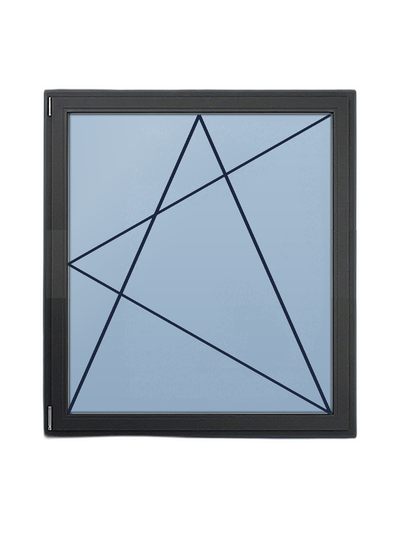
#> input picture img/anschlag-karten/dreh-kipp-links.png, 400 x 535 px; its folder holds only this picture in this run
$ python lighten-anschlag-glass.py ../img/anschlag-karten/dreh-kipp-links.png
#> lines starting #> are read from the running program, lines starting #| are printed output that depends on the picture; after the words box and inside, x2 and y2 are one past the last pixel; in counts of white or black regions, pixels touching at a corner belong together
"""Anschlag-Karten: Glas heller (wie fluegel-karten), Einzeichnungen dunkler.

Workflow:
  1) Weiße Linien (Pfeile, Symbole) per Helligkeits-Filter erkennen → später dunkel überzeichnen
  2) Blaue Glasfläche per Bounding-Box-Maske erkennen → mit hellem Gradient ersetzen
  3) Erkannte weiße Linien überzeichnen mit Dunkelblau #0d2a52
"""
from PIL import Image
import numpy as np
import sys, os, glob

DST_TOP    = np.array([180, 200, 218], dtype=np.float32)
DST_BOTTOM = np.array([138, 165, 190], dtype=np.float32)
LINE_DARK  = np.array([12, 28, 62],   dtype=np.float32)   # #0c1c3e — dunkles Drutex-Blau

TOL = 30


def _open_mask(mask, k=3):
    try:
        from scipy.ndimage import binary_dilation, binary_erosion
        s = np.ones((k, k), dtype=bool)
        m = binary_erosion(mask, structure=s)
        return binary_dilation(m, structure=s)
    except Exception:
        return mask


def _erode(mask, k=3):
    try:
        from scipy.ndimage import binary_erosion
        return binary_erosion(mask, structure=np.ones((k, k), dtype=bool))
    except Exception:
        return mask


def _dilate(mask, k=3):
    try:
        from scipy.ndimage import binary_dilation
        return binary_dilation(mask, structure=np.ones((k, k), dtype=bool))
    except Exception:
        return mask


def _keep_large_components(mask, min_area_ratio=0.01):
    try:
        from scipy.ndimage import label
        labeled, n = label(mask)
        if n == 0:
            return mask
        total = mask.shape[0] * mask.shape[1]
        threshold = max(50, int(total * min_area_ratio))
        sizes = np.bincount(labeled.ravel()); sizes[0] = 0
        keep_ids = np.where(sizes >= threshold)[0]
        if len(keep_ids) == 0:
            return mask
        return np.isin(labeled, keep_ids)
    except Exception:
        return mask


def _expand_to_bbox_per_component(mask, pad=2):
    try:
        from scipy.ndimage import label, find_objects
        labeled, n = label(mask)
        if n == 0:
            return mask
        out = np.zeros_like(mask, dtype=bool)
        slices = find_objects(labeled)
        h, w = mask.shape
        for sl in slices:
            if sl is None: continue
            y0 = max(0, sl[0].start - pad); y1 = min(h, sl[0].stop + pad)
            x0 = max(0, sl[1].start - pad); x1 = min(w, sl[1].stop + pad)
            out[y0:y1, x0:x1] = True
        return out
    except Exception:
        return mask


def _soft_alpha(mask, blur_px=2):
    try:
        from scipy.ndimage import uniform_filter
        return uniform_filter(mask.astype(np.float32), size=blur_px * 2 + 1)
    except Exception:
        return mask.astype(np.float32)


def process(img: Image.Image) -> Image.Image:
    arr = np.array(img.convert("RGBA"), dtype=np.float32)
    rgb = arr[..., :3]
    a   = arr[..., 3:4]
    h, w, _ = arr.shape
    R, G, B = rgb[..., 0], rgb[..., 1], rgb[..., 2]

    # 1) Weiße Linien (Einzeichnungen): sehr hell, neutral (alle 3 Kanäle ähnlich)
    bright = (R + G + B) > 600
    neutral = (np.abs(R - G) < 12) & (np.abs(G - B) < 12)
    line_mask_raw = bright & neutral

    # Linien sind dünn — Open mit kleinem Kernel würde sie weg-erodieren, deshalb skip.
    # Aber: nur Linien INNERHALB des Glasbereichs zählen (nicht externe Highlights am Griff o.ä.)

    # 2) Glas-Pixel (blau-dominant)
    blue_glass = (B > R + 5) & (B > G + 2) & ((R + G + B) > 60)
    if not blue_glass.any():
        return img

    glass_mask = _open_mask(blue_glass, k=3)
    glass_mask = _keep_large_components(glass_mask, min_area_ratio=0.01)
    glass_bbox = _expand_to_bbox_per_component(glass_mask, pad=2)
    glass_mask_inner = _erode(glass_bbox, k=4)

    # Linien sind INSIDE-glass nur dort wo wir auch die Glasfläche umfärben
    line_mask = line_mask_raw & glass_bbox
    # Linien leicht verdicken damit sie nach Recolor klar sichtbar sind
    line_mask = _dilate(line_mask, k=2)

    # 3) Glatter Glas-Gradient
    y_norm = (np.arange(h, dtype=np.float32) / max(1, h - 1))[:, None]
    target = (1.0 - y_norm)[:, :, None] * DST_TOP[None, None, :] \
           + y_norm[:, :, None]        * DST_BOTTOM[None, None, :]
    target = np.broadcast_to(target, rgb.shape).copy()
    xs = np.arange(w, dtype=np.float32) / max(1, w - 1)
    ys = np.arange(h, dtype=np.float32) / max(1, h - 1)
    X, Y = np.meshgrid(xs, ys)
    band = np.clip(1.0 - np.abs((X + Y) - 0.6) * 3.5, 0.0, 1.0) * 0.12
    target = target + band[..., None] * (255.0 - target)

    # 4) Glas-Bereich ersetzen (weiche Edge)
    alpha = _soft_alpha(glass_mask_inner, blur_px=4)[..., None]
    rgb_new = rgb * (1.0 - alpha) + target * alpha

    # 5) Linien überzeichnen — dunkelblau auf hellem Glas
    line_alpha = line_mask.astype(np.float32)[..., None]
    rgb_new = rgb_new * (1.0 - line_alpha) + LINE_DARK[None, None, :] * line_alpha

    out = np.concatenate([np.clip(rgb_new, 0, 255), a], axis=2).astype(np.uint8)
    return Image.fromarray(out, mode="RGBA")


def main():
    root = os.path.dirname(os.path.dirname(os.path.abspath(__file__)))
    dirs = [
        os.path.join(root, "img", "anschlag-karten"),
        os.path.join(root, "img", "anschlag-karten-2f"),
        os.path.join(root, "img", "anschlag-karten-3f"),
        os.path.join(root, "img", "anschlag-karten-1ol"),
    ]
    files = sys.argv[1:]
    if not files:
        for d in dirs:
            files.extend(sorted(glob.glob(os.path.join(d, "*.png"))))
    files = [f for f in files if "_backup" not in f]
    print(f"Verarbeite {len(files)} Bilder")
    for fp in files:
        try:
            img = Image.open(fp)
#> img is the input picture: PIL image 400x535 RGBA; mean R, G, B, A 64.1, 72.6, 80.7, 129.3
            new = process(img)
#> in process, `R, G, B = rgb[..., 0], rgb[..., 1], rgb[..., 2]`:
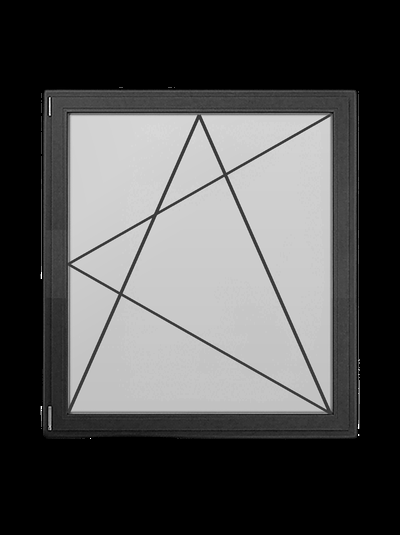
#> B: shape (535, 400) float32; min 0, max 255, mean 80.7
#> in process, `bright = (R + G + B) > 600`:
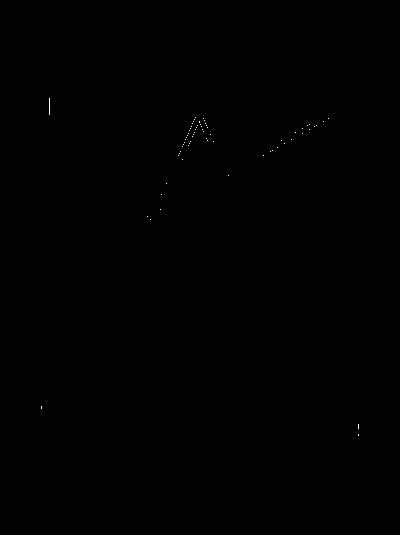
#> bright: shape (535, 400) bool; 0.04% white in thin lines or dots, all inside (x1, y1, x2, y2) = (41, 98, 359, 436)
#> in process, `neutral = (np.abs(R - G) < 12) & (np.abs(G - B) < 12)`:
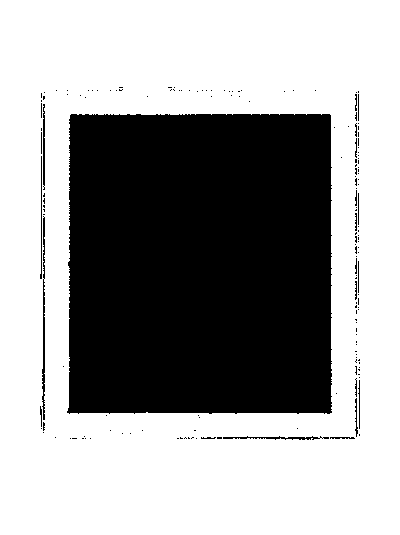
#> neutral: shape (535, 400) bool; 62.6% white; 164 black regions (142 under 20 px), largest, box (x1, y1, x2, y2) and area: (67, 114, 332, 414) 78211, (42, 216, 45, 420) 382, (223, 436, 329, 440) 201
#> in process, `blue_glass = (B > R + 5) & (B > G + 2) & ((R + G + B) > 60)`: blue_glass: shape (535, 400) bool; 39.3% white; 905 white regions (888 under 20 px), largest, box (x1, y1, x2, y2) and area: (65, 113, 337, 423) 79570, (43, 90, 52, 436) 749, (184, 292, 357, 438) 586
#> in _open_mask, `m = binary_erosion(mask, structure=s)`: m: shape (535, 400) bool; 36.5% white; 4 white regions (3 under 20 px), largest, box (x1, y1, x2, y2) and area: (68, 114, 332, 413) 78090
#> in _open_mask, `return binary_dilation(m, structure=s)`: returned value: shape (535, 400) bool; 37.1% white; 4 white regions (2 under 20 px), largest, box (x1, y1, x2, y2) and area: (67, 113, 333, 414) 79352, (43, 416, 46, 425) 27
#> in _keep_large_components, `labeled, n = label(mask)`:
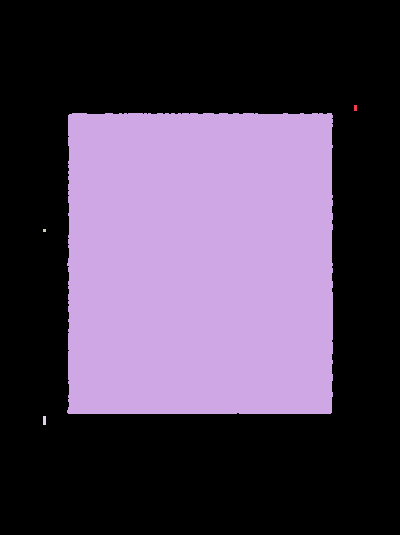
#> labeled: shape (535, 400) int32; 5 distinct labels, from 0 to 4; one colour per label, 0 black
#> in _keep_large_components, `labeled, n = label(mask)`: n = 4
#> in _keep_large_components, `sizes = np.bincount(labeled.ravel())`: sizes = [134594, 18, 79352, 9, 27]
#> in _keep_large_components, `keep_ids = np.where(sizes >= threshold)[0]`: keep_ids = [2]
#> in _keep_large_components, `return np.isin(labeled, keep_ids)`: returned value: shape (535, 400) bool; 37.1% white; 1 white region, box (x1, y1, x2, y2) and area: (67, 113, 333, 414) 79352
#> in _expand_to_bbox_per_component, `labeled, n = label(mask)`: n = 1
#> in _expand_to_bbox_per_component, `slices = find_objects(labeled)`: slices = 1 item
#> the loop in _expand_to_bbox_per_component, `for sl in slices:` made 1 pass
#> (y0, y1, x0, x1) on pass 1: (111, 416, 65, 335)
#> after the loop in _expand_to_bbox_per_component, `for sl in slices:`:
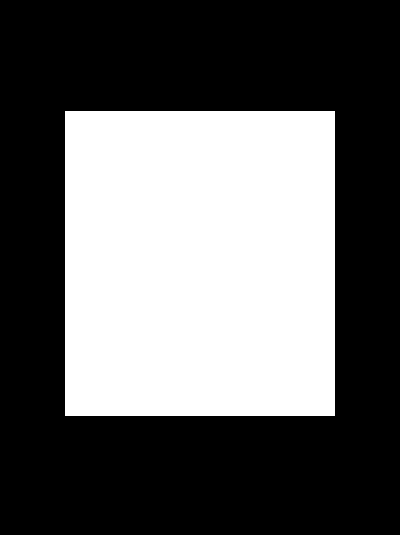
#> out: shape (535, 400) bool; 38.5% white; 1 white region, box (x1, y1, x2, y2) and area: (65, 111, 335, 416) 82350
#> in _erode, `return binary_erosion(mask, structure=np.ones((k, k), dtype=bool))`: returned value: shape (535, 400) bool; 37.7% white; 1 white region, box (x1, y1, x2, y2) and area: (67, 113, 334, 415) 80634
#> in process, `line_mask = line_mask_raw & glass_bbox`: line_mask: shape (535, 400) bool; every value is 0
#> in process, `rgb_new = rgb * (1.0 - alpha) + target * alpha`:
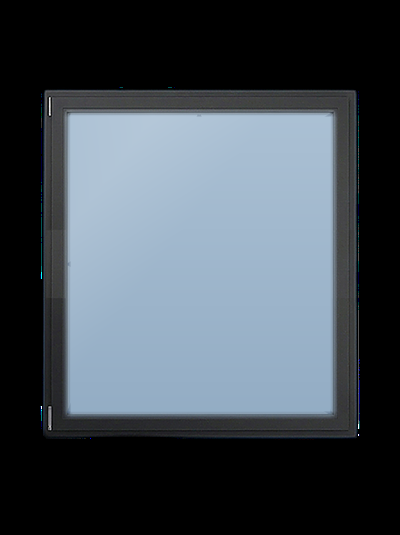
#> rgb_new: shape (535, 400, 3) float32; mean R, G, B 68.5, 77.5, 85.8
#> in process, `line_alpha = line_mask.astype(np.float32)[..., None]`: line_alpha: shape (535, 400, 1) float32; every value is 0
#> in process, `out = np.concatenate([np.clip(rgb_new, 0, 255), a], axis=2).astype(np...`:
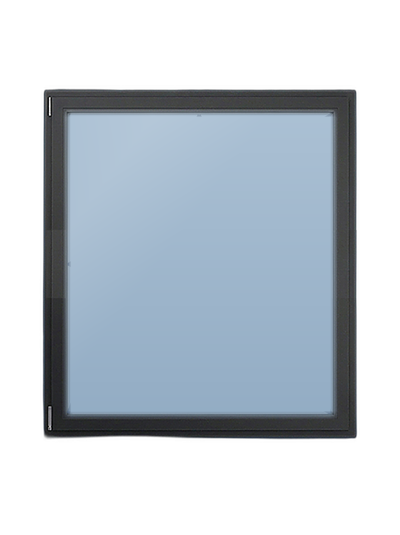
#> out: shape (535, 400, 4); mean R, G, B, A 68.3, 77.3, 85.6, 129.3; transparent parts drawn white
            new.save(fp, optimize=True)
            print(f"  OK  {os.path.relpath(fp, root)}")
        except Exception as e:
            print(f"  ERR {os.path.basename(fp)}: {e}")


if __name__ == "__main__":
    main()

$ run again, on img/anschlag-karten/kipp.webp
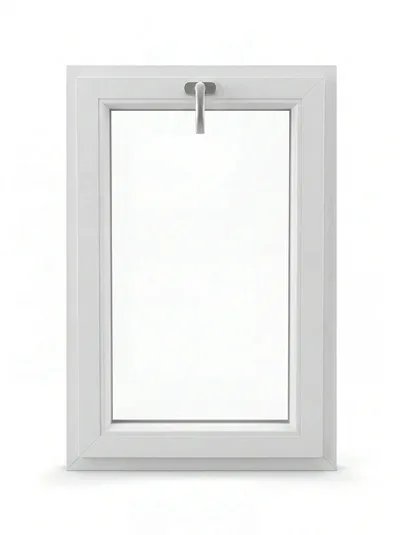
#> input picture img/anschlag-karten/kipp.webp, 400 x 535 px
#> in main, img is the input picture: PIL image 400x535 RGB; mean R, G, B 240.6, 241.2, 240.5
#> a: shape (535, 400, 1) float32; every value is 255
#> in process, `bright = (R + G + B) > 600`:
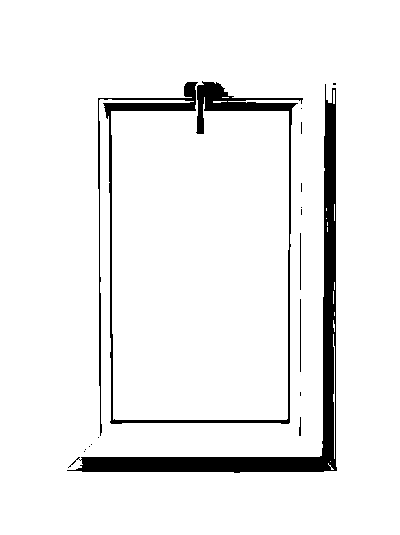
#> bright: shape (535, 400) bool; 93.7% white; 17 black regions (12 under 20 px), largest, box (x1, y1, x2, y2) and area: (67, 84, 337, 473) 8083, (98, 81, 303, 436) 5154, (300, 299, 301, 372) 73, (300, 233, 301, 290) 57, (299, 417, 301, 436) 28
#> neutral: shape (535, 400) bool; every value is 1
#> blue_glass: shape (535, 400) bool; 0% white in thin lines or dots, all inside (x1, y1, x2, y2) = (293, 356, 294, 358)
#> m: shape (535, 400) bool; every value is 0
#> labeled: shape (535, 400) int32; every value is 0
#> in _keep_large_components, `labeled, n = label(mask)`: n = 0
